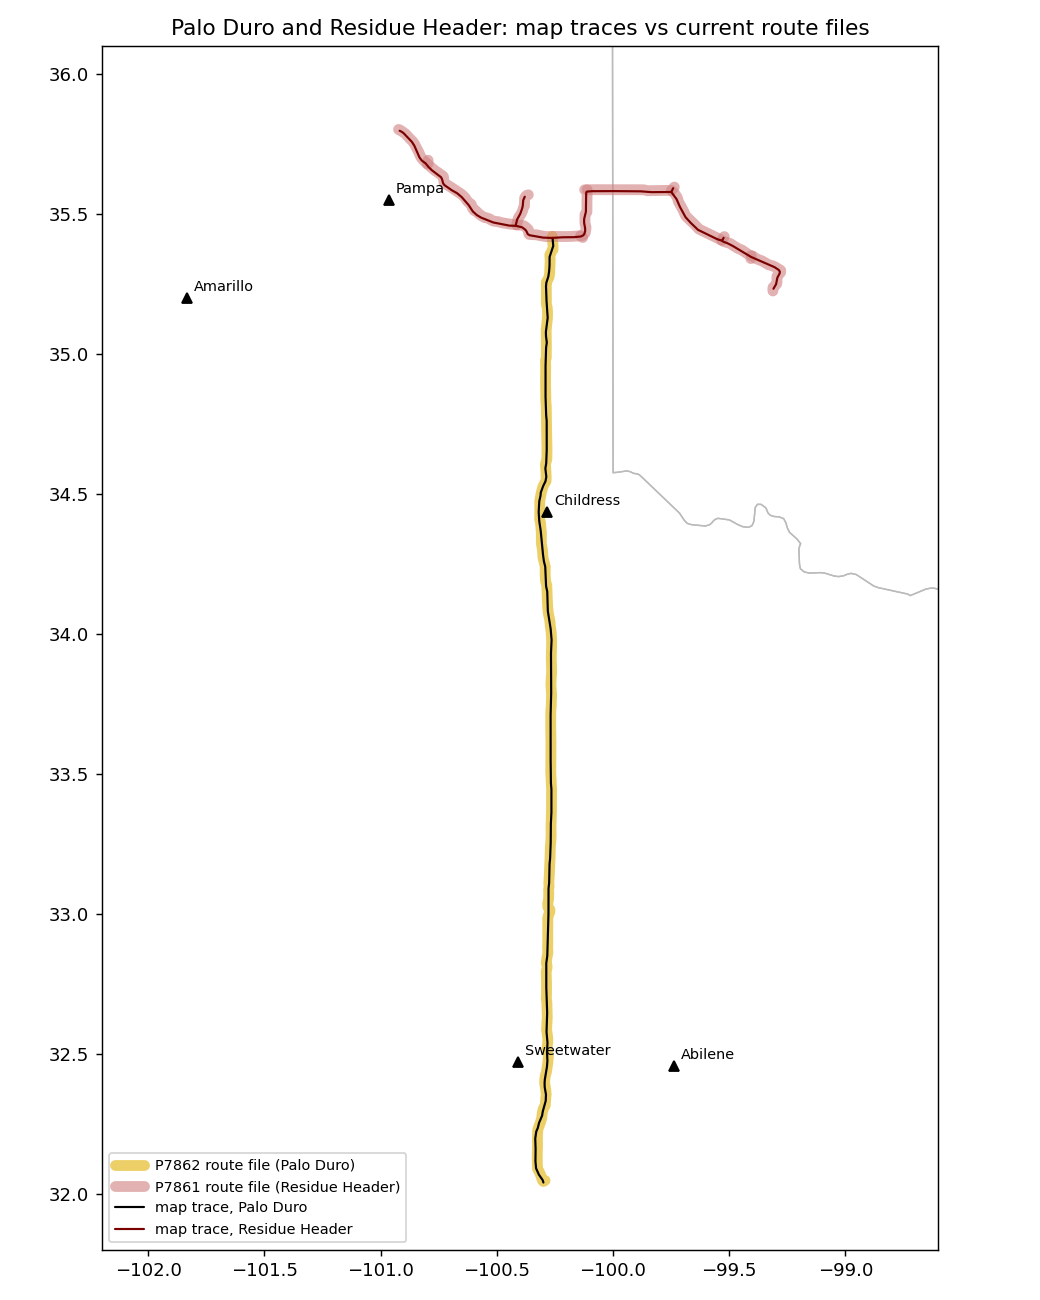

This chart was generated by the following Python code:
"""Plot the georeferenced map traces against the current P7861/P7862 route files and print how far apart they sit.

Usage: python compare_routes.py <traces dir> <routes dir> <states shp> compare_routes.png
"""
import json, sys
import numpy as np
import matplotlib; matplotlib.use("Agg")
import matplotlib.pyplot as plt
import geopandas as gpd
from shapely.geometry import shape, Point
from shapely.ops import unary_union
from pyproj import Geod

stg, routes, states, out = sys.argv[1:5]
geod = Geod(ellps="WGS84")


def lines(p):
    d = json.load(open(p)); fs = d["features"] if "features" in d else [d]
    out = []
    for f in fs:
        g = shape(f["geometry"]); out += list(g.geoms) if hasattr(g, "geoms") else [g]
    return out


def offsets_km(a, b, step_km=1.0):
    """Distance from points every step_km along the lines of a to the nearest point on the lines of b."""
    ub = unary_union(b); out = []
    for l in a:
        n = max(2, int(geod.geometry_length(l) / 1000 / step_km))
        for t in np.linspace(0, 1, n):
            p = l.interpolate(t, normalized=True); q = ub.interpolate(ub.project(p))
            out.append(geod.inv(p.x, p.y, q.x, q.y)[2] / 1000)
    return np.array(out)


pairs = [("Palo Duro", f"{stg}/palo_duro_v3.geojson", f"{routes}/P7862.geojson"),
         ("Residue Header", f"{stg}/residue_header_v3.geojson", f"{routes}/P7861.geojson")]
for name, tr, rf in pairs:
    a, b = lines(tr), lines(rf)
    d1, d2 = offsets_km(a, b), offsets_km(b, a)
    print(f"{name}: trace {sum(geod.geometry_length(l) for l in a) / 1000:.0f} km in {len(a)} part(s), route file "
          f"{sum(geod.geometry_length(l) for l in b) / 1000:.0f} km in {len(b)} part(s); trace to file median {np.median(d1):.2f} km, "
          f"90th pct {np.percentile(d1, 90):.2f}, max {d1.max():.2f}; file to trace median {np.median(d2):.2f}, 90th pct {np.percentile(d2, 90):.2f}, max {d2.max():.2f}")

fig, ax = plt.subplots(figsize=(8, 10))
st = gpd.read_file(states); st[(st.iso_a2 == "US") & st.postal.isin(["TX", "OK", "NM"])].boundary.plot(ax=ax, color="#bbb", lw=0.8)
for p, c, lw, lab in [(f"{routes}/P7862.geojson", "#e0b000", 6, "P7862 route file (Palo Duro)"),
                      (f"{routes}/P7861.geojson", "#d08080", 6, "P7861 route file (Residue Header)"),
                      (f"{stg}/palo_duro_v3.geojson", "black", 1.2, "map trace, Palo Duro"),
                      (f"{stg}/residue_header_v3.geojson", "#7a0000", 1.2, "map trace, Residue Header")]:
    for i, g in enumerate(lines(p)):
        x, y = g.xy; ax.plot(x, y, color=c, lw=lw, alpha=0.6 if lw > 2 else 1, label=lab if i == 0 else None, solid_capstyle="round")
for n, (x, y) in {"Pampa": (-100.965, 35.548), "Amarillo": (-101.833, 35.198), "Childress": (-100.282, 34.435), "Sweetwater": (-100.409, 32.469), "Abilene": (-99.738, 32.455)}.items():
    ax.plot(x, y, "k^", ms=5); ax.annotate(n, (x, y), xytext=(4, 4), textcoords="offset points", fontsize=8)
ax.set_xlim(-102.2, -98.6); ax.set_ylim(31.8, 36.1); ax.set_aspect(1 / 0.83)
ax.legend(loc="lower left", fontsize=8); ax.set_title("Palo Duro and Residue Header: map traces vs current route files")
fig.tight_layout(); fig.savefig(out, dpi=130)
# a close-up of the header
fig.set_size_inches(10, 5.2); ax.set_xlim(-101.1, -99.2); ax.set_ylim(35.15, 35.9); ax.set_aspect(1 / 0.83); ax.set_title("Residue Header close-up"); fig.tight_layout()
fig.savefig(out.replace(".png", "_header.png"), dpi=130)
